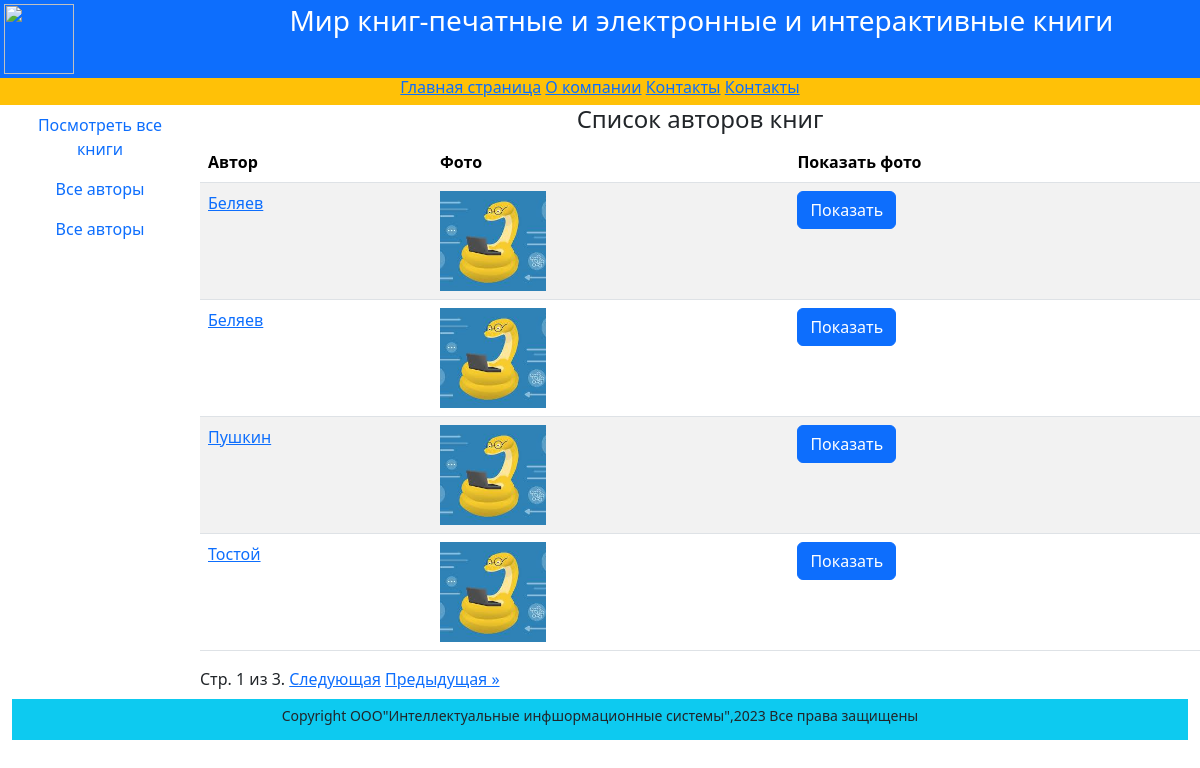
Screenshot of /authors/ with the database file from the repository.
### catalog/models.py (models this page shows, shortened)
class Author(models.Model):
    first_name = models.CharField(max_length=100,help_text='Введите имя автора',
                                  verbose_name='Имя автора')
    last_name = models.CharField(max_length=100,help_text='Введите фамилию автора',
                                 verbose_name='Фамимлия атора')
    data_of_birth = models.DateField(help_text='Введите дату рождения',
                                  verbose_name='Дата рождения',
                                  null=True)
    about = models.TextField(help_text='Введите сведения об авторе',
                             verbose_name='Сведения об авторе')
    photo = models.ImageField(upload_to='images',
                              help_text='Введите фото автора',
                              verbose_name='Фото автора',
                              null=True , blank=True, default='images/2.jpeg')

### catalog/views.py (the view)
# urls.py: path('authors/', views.AuthorListView.as_view(), name='authors-list'),
class AuthorListView(ListView):
    model = Author
    context_object_name = 'author_list'
    paginate_by = 4

### catalog/templates/catalog/author_list.html
{% extends "catalog/base.html" %}
{% block content %}
<h4>Список авторов книг</h4>
{% if author_list %}
<table class="table table-striped table-border text-start">
    <thead>
    <tr>
        <th>Автор</th>
        <th>Фото</th>
        <th>Показать фото</th>
    </tr>
    </thead>
    <tbody>
    {% for author in author_list.all %}
    <tr>
        <td><a href="{{ author.id }}" {{ author.first_name }}>
            {{ author.last_name }}</a></td>
        <td><img src="{{ author.photo.url }}" alt="connect"
                 style="max-height:100px"></td>
        <td><a href="{{ author.photo.url }}"
               class="btn btn-primary" target="_blank">Показать</a></td>
    </tr>
    {% endfor %}
    </tbody>
</table>
{% else %}
<p>В базе данных нет авторов</p>
{% endif %}
{% endblock %}

### rows the page displays
Author: last_name "Беляев", photo (picture)
Author: last_name "Беляев", photo (picture)
Author: last_name "Пушкин", photo (picture)
Author: last_name "Тостой", photo (picture)

### other values shown
{{ page_obj.number }} "1"
{{ page_obj.paginator.num_pages }} "3"
